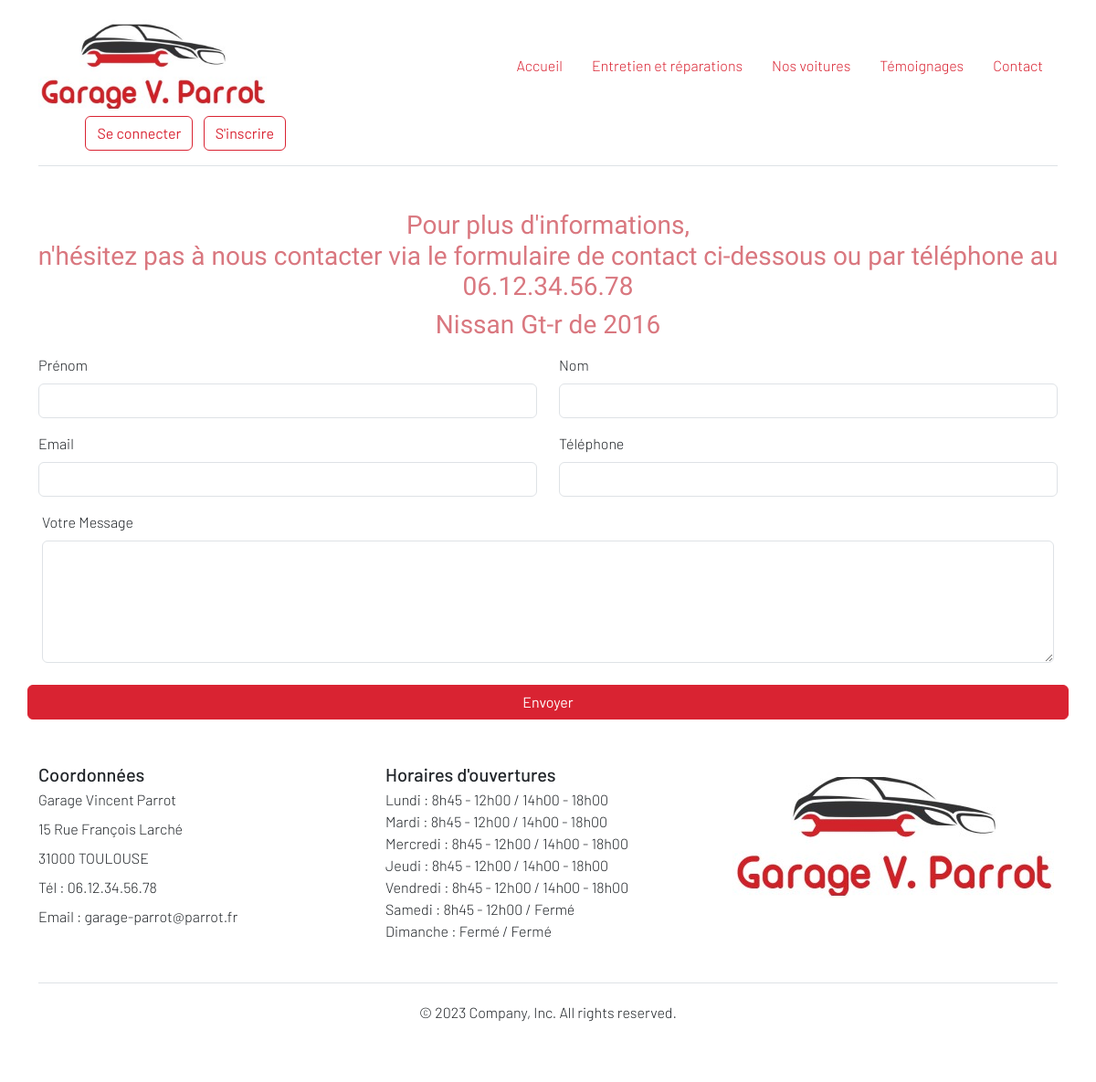
The page /form_auto.php?id=193 on the database its author committed.
### tables this page shows
CREATE TABLE `cars` (
  `id` int(11) NOT NULL,
  `marque` varchar(255) NOT NULL,
  `modele` varchar(255) NOT NULL,
  `prix` int(6) NOT NULL,
  `image_filename` varchar(500) DEFAULT NULL,
  `annee` int(4) NOT NULL,
  `kilometre` int(6) NOT NULL,
  `equipements` varchar(2000) NOT NULL
);

CREATE TABLE `open_hours` (
  `id` int(11) NOT NULL,
  `day` varchar(50) NOT NULL,
  `morning_hours` varchar(50) NOT NULL,
  `afternoon_hours` varchar(50) NOT NULL
);

### lib/car.php (called while the page is built, shortened)
<?php
  function getCarById(PDO $pdo, int $id){
    $query = $pdo -> prepare ('SELECT * FROM cars WHERE id = :id');
    $query -> bindParam(':id', $id, PDO::PARAM_INT);
    $query -> execute();
    return $query -> fetch();
  }

### lib/open_close.php (called while the page is built, shortened)
<?php
function getAllOpenDays(PDO $pdo) {
  $query = $pdo->query('SELECT * FROM open_hours');
  return $query->fetchAll(PDO::FETCH_ASSOC);
}

### form_auto.php (the view, shortened to what this page needs)
<?php
require_once('templates/header.php');
require_once('lib/car.php');
$cars_id =(int) $_GET['id'];
$car= getCarById($pdo, $cars_id);
?>
<h3 class="text-center mt-5">Pour plus d'informations,<br> n'hésitez pas à nous contacter via le formulaire de contact ci-dessous ou par téléphone au 06.12.34.56.78</h3>
<h3 class="text-center"> <?= $car['marque']?> <?= $car['modele'] ?> de <?= $car['annee'] ?> </h3>
<form action="<?= $_SERVER['PHP_SELF']. "?id=" . $cars_id; ?>" method="POST" enctype="multipart/form-data"  >
    <div class="container ">
        <div class="row align-items-center">
            <div class="col">
                <label for="first_name" class="form-label">Prénom</label>
                <input type="text" name="first_name" id="first_name" class="form-control">
            </div>
            <div class="col">
                <label for="last_name" class="form-label">Nom</label>
                <input type="text" name="last_name"  id="last_name" class="form-control">
            </div>
        </div>
    </div>
    <div class="container mt-3">
        <div class="row align-items-center">
            <div class="col">
                <label for="email" class="form-label">Email</label>
                <input type="email" name="email" id="email" class="form-control" required>
            </div>
            <div class="col">
                <label for="phone" class="form-label">Téléphone</label>
                <input type="tel" name="phone" id="phone" class="form-control">
            </div>
        </div>
    </div>
    <div class="container mt-3">
        <div class="row align-items-center">
            <div class="col">
                <div class="mb-3 px-1">
                <label for="message" class="form-label">Votre Message</label>
                <textarea  type="text" name="message" id="message" cols="20" rows="5" class="form-control"></textarea>
            </div>
        </div>
        <input type="submit" value="Envoyer" name="saveFormAuto" class="btn btn-primary mt-2">
    </div>
</div>
</form>
<?php
require_once('templates/footer.php');
?>

### templates/footer.php (shortened to what this page needs)
<?php
require_once('lib/open_close.php');
?>
      <div class="container">
        <footer class="py-5 lh-1">
          <div class="row">
            <div class="col-md-4  mb-3 ">
            <form>
            <h5>Coordonnées</h5>
              <p>Garage Vincent Parrot</p>
              <p>15 Rue François Larché</p>
              <p>31000 TOULOUSE</p>
              <p>Tél : 06.12.34.56.78</p>
              <p>Email : garage-parrot@parrot.fr</p>
            </form>
            </div>
            <div class="col-6 col-md-4 mb-3">
            <h5>Horaires d'ouvertures</h5>
            <ul class="nav flex-column">
            <?php
            $openDays = getAllOpenDays($pdo);
            foreach ($openDays as $open){ ?>
                <li class="nav-item mb-2">
                  <?= $open['day']; ?> : <?= $open['morning_hours']; ?> / <?= $open['afternoon_hours']; ?>
                </li>
            <?php }; ?>
            </ul>
            </div>
            <div class="col-md-3  mb-3">
              <img src="assets/images/logo_Garage.jpg">
            </div>
          </div>
          <div class="d-flex flex-column flex-sm-row justify-content-center py-4 my-4 border-top">
            <p>© 2023 Company, Inc. All rights reserved.</p>
          </div>
        </footer>
      </div>
  </body>
</html>

### assets/css/style.css (style rules this page uses)
.structure { font-family: 'Barlow', sans-serif; font-weight: 300; }
.structure h2, h3 { font-family: 'Rajdhani'; font-weight: 400; }

### rows shown on the page
cars: marque "Nissan", modele "Gt-r", annee "2016"
open_hours: day "Lundi", morning_hours "8h45 - 12h00", afternoon_hours "14h00 - 18h00"
open_hours: day "Mardi", morning_hours "8h45 - 12h00", afternoon_hours "14h00 - 18h00"
open_hours: day "Mercredi", morning_hours "8h45 - 12h00", afternoon_hours "14h00 - 18h00"
open_hours: day "Jeudi", morning_hours "8h45 - 12h00", afternoon_hours "14h00 - 18h00"
open_hours: day "Vendredi", morning_hours "8h45 - 12h00", afternoon_hours "14h00 - 18h00"
open_hours: day "Samedi", morning_hours "8h45 - 12h00", afternoon_hours "Fermé"
open_hours: day "Dimanche", morning_hours "Fermé", afternoon_hours "Fermé"

### other values the page prints
$value "Accueil"
$value "Entretien et réparations"
$value "Nos voitures"
$value "Témoignages"
$value "Contact"
